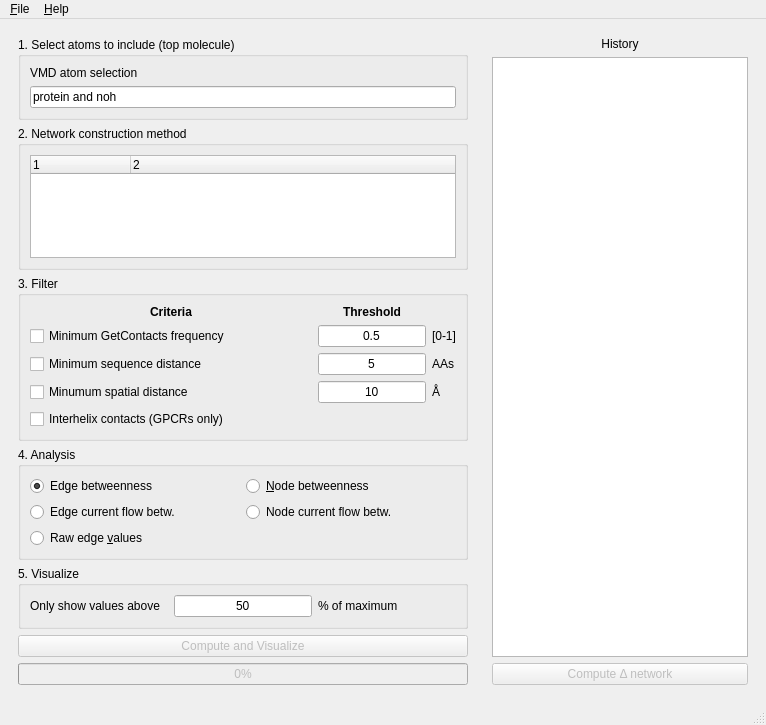
<?xml version="1.0" encoding="UTF-8"?>
<ui version="4.0">
 <class>MainWindow</class>
 <widget class="QMainWindow" name="MainWindow">
  <property name="geometry">
   <rect>
    <x>0</x>
    <y>0</y>
    <width>766</width>
    <height>725</height>
   </rect>
  </property>
  <property name="windowTitle">
   <string>AlloViz GUI</string>
  </property>
  <property name="locale">
   <locale language="English" country="UnitedStates"/>
  </property>
  <widget class="QWidget" name="centralwidget">
   <layout class="QHBoxLayout" name="horizontalLayout">
    <item>
     <widget class="QWidget" name="widget" native="true">
      <property name="sizePolicy">
       <sizepolicy hsizetype="Expanding" vsizetype="Preferred">
        <horstretch>2</horstretch>
        <verstretch>0</verstretch>
       </sizepolicy>
      </property>
      <layout class="QVBoxLayout" name="verticalLayout_7">
       <item>
        <widget class="QGroupBox" name="groupBox_4">
         <property name="sizePolicy">
          <sizepolicy hsizetype="Preferred" vsizetype="Fixed">
           <horstretch>0</horstretch>
           <verstretch>0</verstretch>
          </sizepolicy>
         </property>
         <property name="title">
          <string>1. Select atoms to include (top molecule)</string>
         </property>
         <layout class="QVBoxLayout" name="verticalLayout_8">
          <item>
           <widget class="QLabel" name="label_2">
            <property name="sizePolicy">
             <sizepolicy hsizetype="Preferred" vsizetype="Fixed">
              <horstretch>0</horstretch>
              <verstretch>0</verstretch>
             </sizepolicy>
            </property>
            <property name="text">
             <string>VMD atom selection</string>
            </property>
           </widget>
          </item>
          <item>
           <widget class="QLineEdit" name="atomselEdit">
            <property name="sizePolicy">
             <sizepolicy hsizetype="Expanding" vsizetype="Fixed">
              <horstretch>0</horstretch>
              <verstretch>0</verstretch>
             </sizepolicy>
            </property>
            <property name="text">
             <string>protein and noh</string>
            </property>
           </widget>
          </item>
         </layout>
        </widget>
       </item>
       <item>
        <widget class="QGroupBox" name="groupBox">
         <property name="enabled">
          <bool>true</bool>
         </property>
         <property name="title">
          <string>2. Network construction method</string>
         </property>
         <layout class="QVBoxLayout" name="verticalLayout_4">
          <item>
           <widget class="QTreeWidget" name="methodTree">
            <property name="columnCount">
             <number>2</number>
            </property>
            <column>
             <property name="text">
              <string notr="true">1</string>
             </property>
            </column>
            <column>
             <property name="text">
              <string notr="true">2</string>
             </property>
            </column>
           </widget>
          </item>
         </layout>
        </widget>
       </item>
       <item>
        <widget class="QGroupBox" name="groupBox_2">
         <property name="title">
          <string>3. Filter</string>
         </property>
         <layout class="QGridLayout" name="gridLayout_2" columnstretch="200,0,0">
          <item row="4" column="0" colspan="3">
           <widget class="QCheckBox" name="checkbox_GPCR_Interhelix">
            <property name="text">
             <string>Interhelix contacts (GPCRs only)</string>
            </property>
           </widget>
          </item>
          <item row="2" column="0">
           <widget class="QCheckBox" name="checkbox_No_Sequence_Neighbors">
            <property name="text">
             <string>Minimum sequence distance</string>
            </property>
           </widget>
          </item>
          <item row="1" column="1">
           <widget class="QLineEdit" name="edit_GetContacts_threshold">
            <property name="text">
             <string>0.5</string>
            </property>
            <property name="alignment">
             <set>Qt::AlignCenter</set>
            </property>
           </widget>
          </item>
          <item row="0" column="1">
           <widget class="QLabel" name="label">
            <property name="font">
             <font>
              <bold>true</bold>
             </font>
            </property>
            <property name="text">
             <string>Threshold</string>
            </property>
            <property name="alignment">
             <set>Qt::AlignCenter</set>
            </property>
           </widget>
          </item>
          <item row="3" column="1">
           <widget class="QLineEdit" name="edit_Interresidue_distance">
            <property name="text">
             <string>10</string>
            </property>
            <property name="alignment">
             <set>Qt::AlignCenter</set>
            </property>
           </widget>
          </item>
          <item row="3" column="0">
           <widget class="QCheckBox" name="checkbox_Spatially_distant">
            <property name="text">
             <string>Minumum spatial distance</string>
            </property>
           </widget>
          </item>
          <item row="1" column="2">
           <widget class="QLabel" name="label_3">
            <property name="text">
             <string>[0-1]</string>
            </property>
           </widget>
          </item>
          <item row="3" column="2">
           <widget class="QLabel" name="label_5">
            <property name="text">
             <string>Å</string>
            </property>
           </widget>
          </item>
          <item row="0" column="0">
           <widget class="QLabel" name="label_6">
            <property name="font">
             <font>
              <bold>true</bold>
             </font>
            </property>
            <property name="text">
             <string>Criteria</string>
            </property>
            <property name="alignment">
             <set>Qt::AlignCenter</set>
            </property>
           </widget>
          </item>
          <item row="1" column="0">
           <widget class="QCheckBox" name="checkbox_GetContacts_edges">
            <property name="text">
             <string>Minimum GetContacts frequency</string>
            </property>
           </widget>
          </item>
          <item row="2" column="1">
           <widget class="QLineEdit" name="edit_Sequence_Neighbor_distance">
            <property name="text">
             <string>5</string>
            </property>
            <property name="alignment">
             <set>Qt::AlignCenter</set>
            </property>
           </widget>
          </item>
          <item row="2" column="2">
           <widget class="QLabel" name="label_4">
            <property name="text">
             <string>AAs</string>
            </property>
           </widget>
          </item>
         </layout>
        </widget>
       </item>
       <item>
        <widget class="QGroupBox" name="groupBox_3">
         <property name="title">
          <string>4. Analysis</string>
         </property>
         <layout class="QGridLayout" name="gridLayout">
          <item row="1" column="0">
           <widget class="QRadioButton" name="anEdgeBtwCheck">
            <property name="text">
             <string>Edge betweenness</string>
            </property>
            <property name="checked">
             <bool>true</bool>
            </property>
           </widget>
          </item>
          <item row="1" column="1">
           <widget class="QRadioButton" name="anNodeBtwCheck">
            <property name="text">
             <string>&amp;Node betweenness</string>
            </property>
           </widget>
          </item>
          <item row="4" column="0" colspan="2">
           <widget class="QRadioButton" name="anEdgeRawCheck">
            <property name="text">
             <string>Raw edge &amp;values</string>
            </property>
           </widget>
          </item>
          <item row="3" column="0">
           <widget class="QRadioButton" name="anEdgeCurrentCheck">
            <property name="text">
             <string>Edge current flow betw.</string>
            </property>
           </widget>
          </item>
          <item row="3" column="1">
           <widget class="QRadioButton" name="anNodeCurrentCheck">
            <property name="text">
             <string>Node current flow betw.</string>
            </property>
           </widget>
          </item>
         </layout>
        </widget>
       </item>
       <item>
        <widget class="QGroupBox" name="groupBox_5">
         <property name="title">
          <string>5. Visualize</string>
         </property>
         <layout class="QGridLayout" name="gridLayout_3">
          <item row="0" column="1">
           <widget class="QLineEdit" name="edit_hide_fraction">
            <property name="sizePolicy">
             <sizepolicy hsizetype="Preferred" vsizetype="Fixed">
              <horstretch>0</horstretch>
              <verstretch>0</verstretch>
             </sizepolicy>
            </property>
            <property name="text">
             <string>50</string>
            </property>
            <property name="alignment">
             <set>Qt::AlignCenter</set>
            </property>
           </widget>
          </item>
          <item row="0" column="0">
           <widget class="QLabel" name="label_8">
            <property name="text">
             <string>Only show values above</string>
            </property>
           </widget>
          </item>
          <item row="0" column="2">
           <widget class="QLabel" name="label_9">
            <property name="text">
             <string>% of maximum</string>
            </property>
           </widget>
          </item>
         </layout>
        </widget>
       </item>
       <item>
        <widget class="QPushButton" name="runButton">
         <property name="enabled">
          <bool>false</bool>
         </property>
         <property name="text">
          <string>Compute and Visualize</string>
         </property>
        </widget>
       </item>
       <item>
        <widget class="QProgressBar" name="progressBar">
         <property name="enabled">
          <bool>false</bool>
         </property>
         <property name="value">
          <number>0</number>
         </property>
        </widget>
       </item>
      </layout>
     </widget>
    </item>
    <item>
     <widget class="QWidget" name="widget_2" native="true">
      <layout class="QVBoxLayout" name="verticalLayout_9">
       <item>
        <widget class="QLabel" name="label_7">
         <property name="sizePolicy">
          <sizepolicy hsizetype="Preferred" vsizetype="Fixed">
           <horstretch>0</horstretch>
           <verstretch>0</verstretch>
          </sizepolicy>
         </property>
         <property name="text">
          <string>History</string>
         </property>
         <property name="alignment">
          <set>Qt::AlignCenter</set>
         </property>
        </widget>
       </item>
       <item>
        <widget class="QListWidget" name="historyWidget">
         <property name="contextMenuPolicy">
          <enum>Qt::ActionsContextMenu</enum>
         </property>
        </widget>
       </item>
       <item>
        <widget class="QPushButton" name="pushButton_7">
         <property name="enabled">
          <bool>false</bool>
         </property>
         <property name="text">
          <string>Compute Δ network</string>
         </property>
        </widget>
       </item>
      </layout>
     </widget>
    </item>
   </layout>
  </widget>
  <widget class="QMenuBar" name="menubar">
   <property name="geometry">
    <rect>
     <x>0</x>
     <y>0</y>
     <width>766</width>
     <height>24</height>
    </rect>
   </property>
   <widget class="QMenu" name="menuFile">
    <property name="title">
     <string>&amp;File</string>
    </property>
    <addaction name="actionQuit"/>
    <addaction name="separator"/>
    <addaction name="actionQQuit"/>
   </widget>
   <widget class="QMenu" name="menu_Help">
    <property name="locale">
     <locale language="English" country="UnitedStates"/>
    </property>
    <property name="title">
     <string>&amp;Help</string>
    </property>
    <addaction name="actionAlloViz_Homepage"/>
    <addaction name="separator"/>
    <addaction name="actionCitation"/>
    <addaction name="separator"/>
    <addaction name="actionAbout"/>
   </widget>
   <addaction name="menuFile"/>
   <addaction name="menu_Help"/>
  </widget>
  <widget class="QStatusBar" name="statusbar"/>
  <action name="actionQuit">
   <property name="text">
    <string>&amp;Quit</string>
   </property>
  </action>
  <action name="actionAbout">
   <property name="text">
    <string>A&amp;bout...</string>
   </property>
  </action>
  <action name="actionAlloViz_Homepage">
   <property name="text">
    <string>&amp;AlloViz Homepage...</string>
   </property>
  </action>
  <action name="actionCitation">
   <property name="text">
    <string>&amp;Citation...</string>
   </property>
  </action>
  <action name="actionQQuit">
   <property name="text">
    <string>QQQ&amp;uit</string>
   </property>
  </action>
  <action name="actionOpen_Folder">
   <property name="text">
    <string>Open Folder...</string>
   </property>
  </action>
  <action name="actionShow_Calculation_Parameters">
   <property name="text">
    <string>Show Calculation Parameters...</string>
   </property>
  </action>
  <action name="actionViz_Analysis_Results">
   <property name="text">
    <string>Visualize Analysis Results...</string>
   </property>
   <property name="toolTip">
    <string>Visualize Analysis Results</string>
   </property>
  </action>
  <action name="actionExport_Table">
   <property name="text">
    <string>Export Table...</string>
   </property>
   <property name="toolTip">
    <string>Export Table</string>
   </property>
  </action>
 </widget>
 <resources/>
 <connections/>
</ui>
